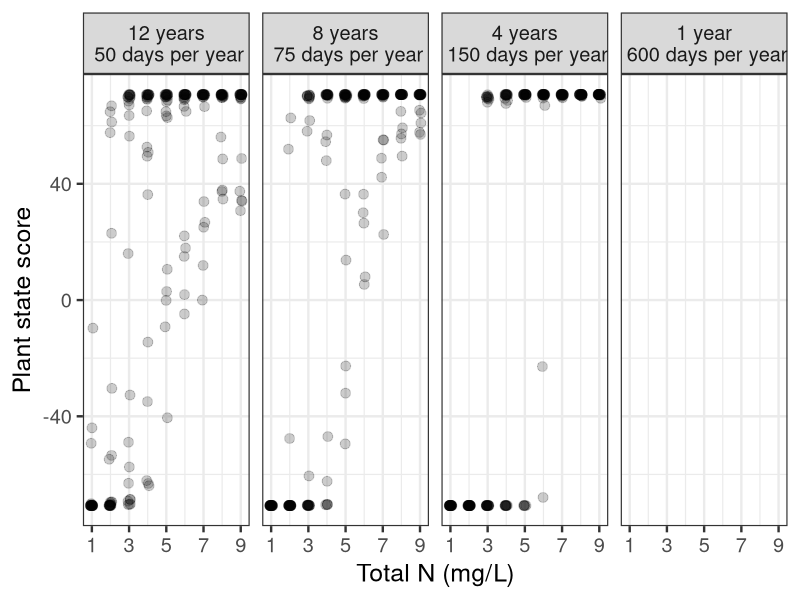
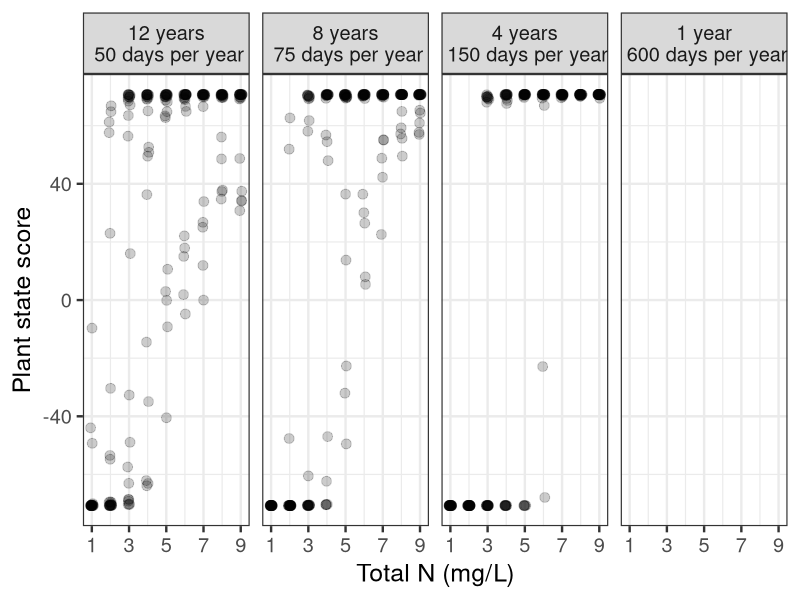

The R script that drew these images, in order:
library(ggplot2)
library(gridExtra)

###############
# Import data #
###############
data <- read.csv("output_growing_season.csv")

head(data)
nrow(data)


# Set ap altern. measures of FP&SAV for 600 day growing season  
# data$FP_final[data$years==1] <- data$FP_end_yr01[data$years==1]
# data$FP_final[data$years!=1] <- data$FP_end_yr04[data$years!=1]

# data$SAV_final[data$years==1] <- data$SAV_end_yr01[data$years==1]
# data$SAV_final[data$years!=1] <- data$SAV_end_yr04[data$years!=1]


###############################################
# Calculate "state_score" for each simulation #
# Range (-70.7, 70.7)                         #
# (-) score: more SAV                         #
# (+) score: more FP                          #
###############################################
# I could also use this (avg cover in the final year)
data$state_score <- (data$FP_end_yr04 - data$SAV_end_yr04) / sqrt(2)

# change "data$days" to a factor with different levels 
data$days_factor <- as.factor(data$days)
levels(data$days_factor) <- c("12 years\n 50 days per year","8 years\n 75 days per year",
                              "4 years\n 150 days per year","1 year\n 600 days per year")

# Plot 
SAV_FP_plot <- ggplot(data, aes(x=TOTALN,y=state_score))
SAV_FP_plot <- SAV_FP_plot + scale_colour_grey()
SAV_FP_plot <- SAV_FP_plot + geom_point(alpha=0.2,size=3, position=position_jitter(w=0.075))                                 
SAV_FP_plot <- SAV_FP_plot + facet_grid(. ~ days_factor)
SAV_FP_plot <- SAV_FP_plot + xlab("Total N (mg/L)")
SAV_FP_plot <- SAV_FP_plot + ylab(expression(paste("Plant state score")))
SAV_FP_plot <- SAV_FP_plot + theme_bw(base_size=18)
#SAV_FP_plot <- SAV_FP_plot + ggtitle("1 ha, rectangle")
SAV_FP_plot <- SAV_FP_plot + scale_x_continuous(breaks=c(1,3,5,7,9))
SAV_FP_plot

ggsave(file="output_growing_season_state_score.jpg",SAV_FP_plot, height=4,width=12)
